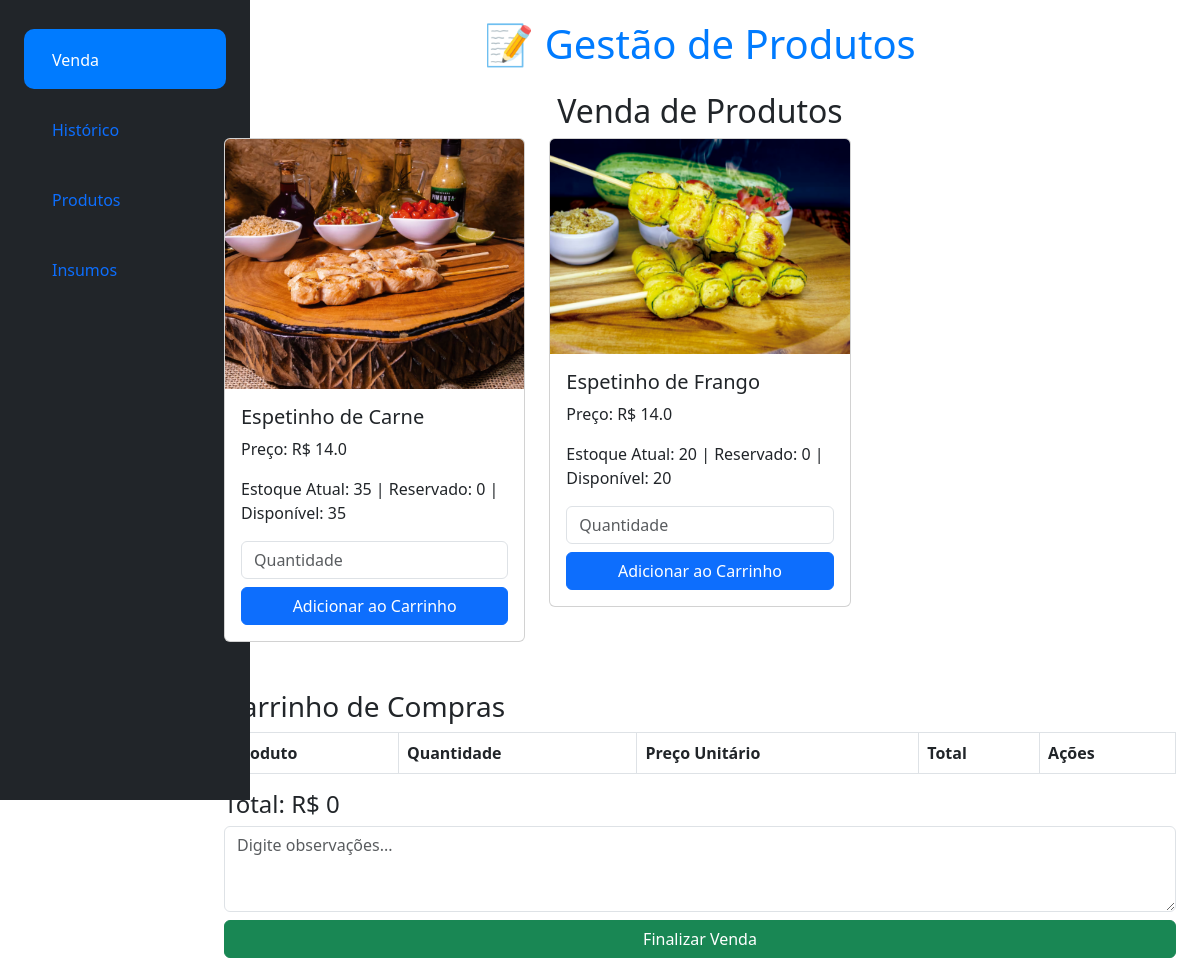
The app's page /venda, older data.
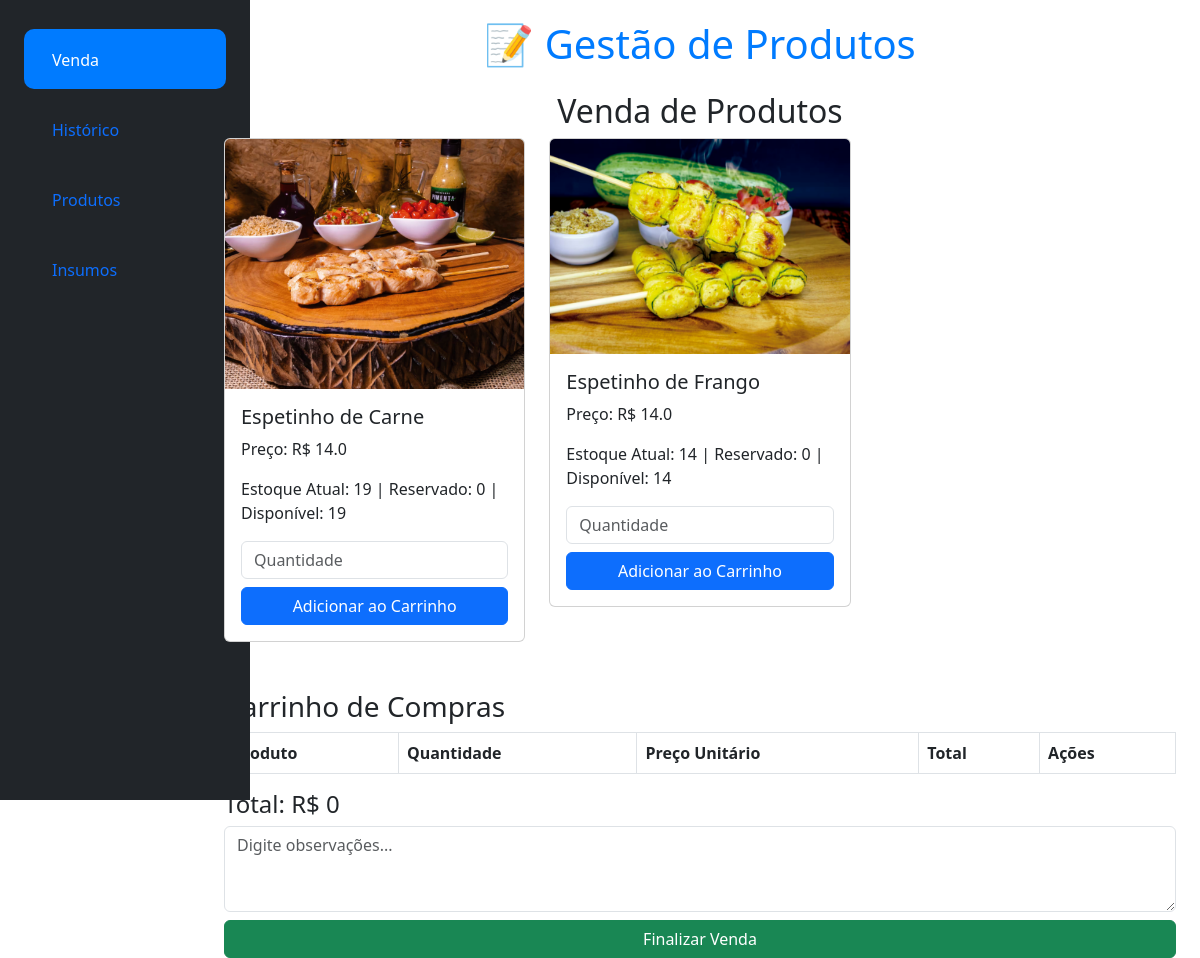
The same page, newer data.
### app.py (models this page shows)
class Produto(db.Model):
    id = db.Column(db.Integer, primary_key=True)
    nome = db.Column(db.String(100), nullable=False)
    preco = db.Column(db.Float, nullable=False)
    estoque = db.Column(db.Integer, default=0)
    imagem = db.Column(db.String(255))
    itens_venda = db.relationship('ItemVenda', back_populates='produto')

### app.py (the view, shortened to what this page needs)
@app.route('/venda', methods=['GET', 'POST'])
def venda():
    print("[/venda] Acessando rota de venda.")
    session.setdefault('carrinho', [])
    session.setdefault('estoque_reservado', {})
    carrinho_exibicao = []
    total = 0
    produtos = Produto.query.all()
    return render_template(
        'venda.html',
        produtos=produtos,
        carrinho=carrinho_exibicao,
        total=total,
        estoque_reservado=session.get('estoque_reservado', {})
    )

### templates/venda.html (shortened to what this page needs)
<!DOCTYPE html>
<html lang="pt-br">
<head>
    <link href="https://cdn.jsdelivr.net/npm/bootstrap@5.3.0-alpha1/dist/css/bootstrap.min.css" rel="stylesheet">
</head>
<body>
    <div class="container-fluid">
        <div class="row">
            <nav class="col-md-3 col-lg-2 d-md-block bg-dark text-white sidebar p-4">
                <div class="position-sticky">
                    <ul class="nav flex-column">
                        <li class="nav-item">
                            <a class="nav-link {% if request.endpoint == 'venda' %} active {% endif %}" href="{{ url_for('venda') }}">
                                 <span class="ms-2">Venda</span>
                            </a>
                        </li>
                        <li class="nav-item">
                            <a class="nav-link {% if request.endpoint == 'historico' %} active {% endif %}" href="{{ url_for('historico') }}">
                                 <span class="ms-2">Histórico</span>
                            </a>
                        </li>
                        <li class="nav-item">
                            <a class="nav-link {% if request.endpoint == 'produtos' %} active {% endif %}" href="{{ url_for('produtos') }}">
                                 <span class="ms-2">Produtos</span>
                            </a>
                        </li>
                        <li class="nav-item">
                            <a class="nav-link {% if request.endpoint == 'insumos' %} active {% endif %}" href="{{ url_for('insumos') }}">
                                 <span class="ms-2">Insumos</span>
                            </a>
                        </li>
                    </ul>
                </div>
            </nav>
            <main class="col-md-9 ms-sm-auto col-lg-10 px-4 main-content">
                <h1 class="mb-4 text-center text-primary">📝 Gestão de Produtos</h1>
                <h2 class="text-center">Venda de Produtos</h2>
                <form method="POST">
                    <div class="row">
                        {% for produto in produtos %}
                            <div class="col-md-4 col-sm-6 produto-card">
                                <div class="card hover-shadow">
                                    <img class="card-img-top produto-img" src="{{ url_for('static', filename='uploads/' + produto.imagem) }}" alt="{{ produto.nome }}">
                                    <div class="card-body">
                                        <h5 class="card-title">{{ produto.nome }}</h5>
                                        <p class="card-text">Preço: R$ {{ produto.preco }}</p>
                                        <p class="card-text">
                                            Estoque Atual: {{ produto.estoque }} |
                                            Reservado: {{ estoque_reservado.get(produto.id, 0) }} |
                                            Disponível: {{ produto.estoque - estoque_reservado.get(produto.id, 0) }}
                                        </p>
                                        <input type="number" name="quantidade" class="form-control" placeholder="Quantidade" min="1" max="{{ produto.estoque - estoque_reservado.get(produto.id, 0) }}">
                                        <button type="submit" class="btn btn-primary mt-2 w-100">Adicionar ao Carrinho</button>
                                    </div>
                                </div>
                            </div>
                        {% endfor %}
                    </div>
                </form>
                <h3 class="mt-5">Carrinho de Compras</h3>
                <table class="table table-bordered">
                    <thead>
                        <tr>
                            <th>Produto</th>
                            <th>Quantidade</th>
                            <th>Preço Unitário</th>
                            <th>Total</th>
                            <th>Ações</th>
                        </tr>
                    </thead>
                </table>
                <h4>Total: R$ {{ total }}</h4>
                <form method="POST" action="{{ url_for('finalizar') }}">
                    <textarea name="observacao" class="form-control" placeholder="Digite observações..." rows="3"></textarea>
                    <button type="submit" class="btn btn-success mt-2 w-100">Finalizar Venda</button>
                </form>
            </main>
        </div>
    </div>
</body>
</html>

### templates/venda.html (style rules this page uses)
.sidebar { position: fixed; top: 0; left: 0; height: 100vh; width: 250px; padding-top: 20px; background-color: #343a40; color: #fff; }
.sidebar .nav-link { font-size: 16px; padding: 15px 20px; margin: 5px 0; border-radius: 10px; transition: background-color 0.3s ease; }
.sidebar .nav-link.active { background-color: #007bff; color: white; }
.main-content { padding-left: 260px; padding-top: 20px; }
.card { transition: transform 0.3s ease, box-shadow 0.3s ease; }
.text-primary { color: #007bff !important; }

Row changes from the older to the newer data that the page shows:
changed Produto "Espetinho de Carne": estoque "35" → "19"; produto.estoque-estoque_reservado.get(produto.id,0) "35" → "19"
changed Produto "Espetinho de Frango": estoque "20" → "14"; produto.estoque-estoque_reservado.get(produto.id,0) "20" → "14"
